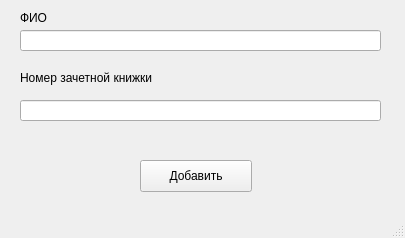
<?xml version="1.0" encoding="UTF-8"?>
<ui version="4.0">
 <class>MainWindow</class>
 <widget class="QMainWindow" name="MainWindow">
  <property name="geometry">
   <rect>
    <x>0</x>
    <y>0</y>
    <width>405</width>
    <height>238</height>
   </rect>
  </property>
  <property name="windowTitle">
   <string>Добавить студента</string>
  </property>
  <widget class="QWidget" name="centralwidget">
   <widget class="QLabel" name="label">
    <property name="geometry">
     <rect>
      <x>20</x>
      <y>10</y>
      <width>58</width>
      <height>16</height>
     </rect>
    </property>
    <property name="text">
     <string>ФИО </string>
    </property>
   </widget>
   <widget class="QLineEdit" name="lineEdit">
    <property name="geometry">
     <rect>
      <x>20</x>
      <y>30</y>
      <width>361</width>
      <height>21</height>
     </rect>
    </property>
   </widget>
   <widget class="QLabel" name="label_2">
    <property name="geometry">
     <rect>
      <x>20</x>
      <y>70</y>
      <width>171</width>
      <height>16</height>
     </rect>
    </property>
    <property name="text">
     <string>Номер зачетной книжки</string>
    </property>
   </widget>
   <widget class="QLineEdit" name="lineEdit_2">
    <property name="geometry">
     <rect>
      <x>20</x>
      <y>100</y>
      <width>361</width>
      <height>21</height>
     </rect>
    </property>
   </widget>
   <widget class="QPushButton" name="pushButton">
    <property name="geometry">
     <rect>
      <x>140</x>
      <y>160</y>
      <width>112</width>
      <height>32</height>
     </rect>
    </property>
    <property name="text">
     <string>Добавить</string>
    </property>
   </widget>
  </widget>
  <widget class="QStatusBar" name="statusbar"/>
 </widget>
 <resources/>
 <connections/>
</ui>
